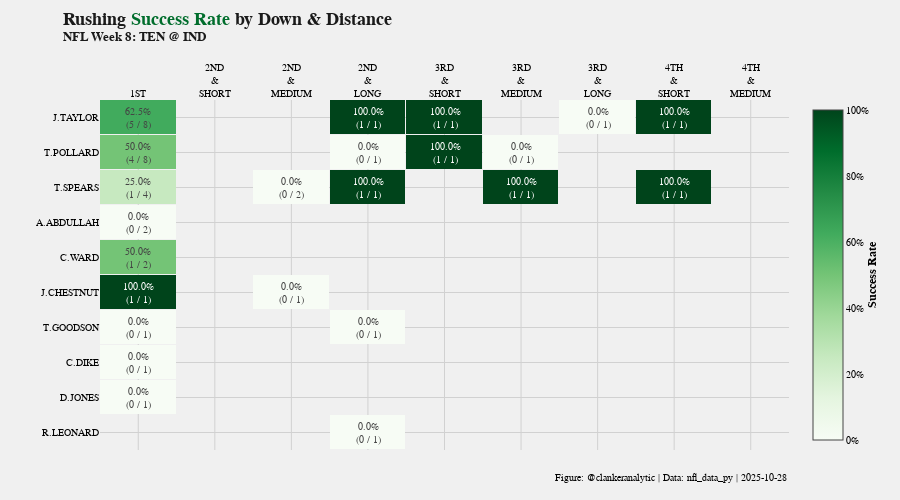

Notebook cell for this chart:
### Code cell
''' Rush by Down / Distance '''

MIN_ATTEMPTS = 2

## Group by down/distance
rusher_carries = run_data.groupby(['rusher_player_name', 'Down & Distance']).aggregate(
    Attempts=('rusher_player_name', 'size'),
    Successes=('Successful Play', 'sum'),
    player_id=('rusher_player_id', 'first'),
).reset_index()
rusher_carries['Success Rate'] = rusher_carries['Successes'] / rusher_carries['Attempts']

## Pivot
DOWNS = ['1st', '2nd & Short', '2nd & Medium', '2nd & Long', 
       '3rd & Short', '3rd & Medium', '3rd & Long', '4th & Short', '4th & Medium']
col_sort = pd.MultiIndex.from_product([DOWNS, ['Successes', 'Attempts', 'Success Rate']])

piv = rusher_carries.loc[(rusher_carries['Down & Distance'] != ''),:].pivot(
        index='rusher_player_name',
        columns=['Down & Distance'],
        values=['Attempts', 'Successes', 'Success Rate']
    )\
    .swaplevel(0, 1, axis=1).sort_index(axis=1).reset_index().set_index('rusher_player_name')\
    .reindex(columns=col_sort)

print(piv.to_string())

## Visualize Success Rate

# Filter to success rate
idx = pd.IndexSlice
sl = pd.DataFrame(piv.loc[:, idx[:, ('Success Rate')]])
sl.columns = sl.columns.get_level_values(0)

# Merge in total attempts
sl = sl.merge(
        by_player.reset_index().set_index('rusher_player_name')['Attempts'], 
        right_index=True,
        left_index=True,
        how='left'
    ).sort_values(by='Attempts', ascending=False)\
    .reset_index().set_index('rusher_player_name')
# piv = piv.set_index('rusher_player_name')
print(sl.to_string())

# Create annotations
annot_df = sl.copy() # Initialize with data, convert to string
for r in annot_df.index:
    print(r)
    for c in piv.columns.get_level_values(0).unique():
        attempts = piv.loc[r, (c, 'Attempts')]
        if pd.isna(attempts):
            annot_df.loc[r,c] = ''
        else:
            annot_df.loc[r, c] = f"{piv.loc[r, (c, 'Success Rate')]*100:,.1f}%<br>({piv.loc[r,(c, 'Successes')]:,.0f} / {attempts:,.0f})"

# print(annot_df.head().to_string())
# print(sl.head().to_string())
# print(sl.index)

# Heatmap

# fig = go.Figure()

cols = [col.replace(' ', '<br>') for col in sl.columns.get_level_values(0).drop('Attempts')]

fig = heat_map(
    x=cols,
    y=sl.index,
    z=sl.values.tolist(),
    text=annot_df.values.tolist(),
    title=f'Rushing <span style="color: #006D2C">Success Rate</span> by Down & Distance<br><sup>NFL Week {WEEK}: {AWAY_TEAM} @ {HOME_TEAM}</sup>',
    color_name='Success Rate'
)
fig.update_layout(
    margin=dict(t=100, l=100, r=100, b=50),
    width=900,
    height=500
)
fig.update_annotations(y=-.1)

# headshots = rusher_carries['Headshot'].tolist()
# n_players = len(headshots)
# for i in range(n_players):
#     response = requests.get(headshots[i])
#     headshot = Image.open(BytesIO(response.content))
#     fig.add_layout_image(
#         x=-.135,
#         # y=(1-(1/n_players))-((1/n_players)*i),
#         y=1.01-((1/n_players)*i),
#         sizex=1/n_players,
#         sizey=1/n_players,
#         xanchor='center',
#         yanchor='top',
#         xref='paper', 
#         yref='paper',
#         source=headshot,
#     )

fig.show()

# pio.write_image(fig, "Success Rate by Down & Distance - Colts vs. Rams.png", height=500, width=900, scale=6)

### Figure 1 — Plotly figure (JSON) as saved in the notebook; plotly's stock layout.template omitted (floating-point values rounded to 4 significant figures)
{"data": [{"colorbar": {"tickformat": "0.0%", "title": {"font": {"weight": "bold"}, "side": "right", "text": "Success Rate"}}, "colorscale": [[0, "rgb(247,252,245)"], [0.125, "rgb(229,245,224)"], [0.25, "rgb(199,233,192)"], [0.375, "rgb(161,217,155)"], [0.5, "rgb(116,196,118)"], [0.625, "rgb(65,171,93)"], [0.75, "rgb(35,139,69)"], [0.875, "rgb(0,109,44)"], [1, "rgb(0,68,27)"]], "text": [["62.5%<br>(5 / 8)", "", "", "100.0%<br>(1 / 1)", "100.0%<br>(1 / 1)", "", "0.0%<br>(0 / 1)", "100.0%<br>(1 / 1)", "", 12], ["50.0%<br>(4 / 8)", "", "", "0.0%<br>(0 / 1)", "100.0%<br>(1 / 1)", "0.0%<br>(0 / 1)", "", "", "", 11], ["25.0%<br>(1 / 4)", "", "0.0%<br>(0 / 2)", "100.0%<br>(1 / 1)", "", "100.0%<br>(1 / 1)", "", "100.0%<br>(1 / 1)", "", 9], ["0.0%<br>(0 / 2)", "", "", "", "", "", "", "", "", 2], ["50.0%<br>(1 / 2)", "", "", "", "", "", "", "", "", 2], ["100.0%<br>(1 / 1)", "", "0.0%<br>(0 / 1)", "", "", "", "", "", "", 2], ["0.0%<br>(0 / 1)", "", "", "0.0%<br>(0 / 1)", "", "", "", "", "", 2], ["0.0%<br>(0 / 1)", "", "", "", "", "", "", "", "", 1], ["0.0%<br>(0 / 1)", "", "", "", "", "", "", "", "", 1], ["", "", "", "0.0%<br>(0 / 1)", "", "", "", "", "", 1]], "textfont": {"size": 10}, "texttemplate": "%{text}", "type": "heatmap", "x": ["1st", "2nd<br>&<br>Short", "2nd<br>&<br>Medium", "2nd<br>&<br>Long", "3rd<br>&<br>Short", "3rd<br>&<br>Medium", "3rd<br>&<br>Long", "4th<br>&<br>Short", "4th<br>&<br>Medium"], "xgap": 1, "y": ["J.Taylor", "T.Pollard", "T.Spears", "A.Abdullah", "C.Ward", "J.Chestnut", "T.Goodson", "C.Dike", "D.Jones", "R.Leonard"], "ygap": 1, "z": [[0.625, null, null, 1, 1, null, 0, 1, null, 12], [0.5, null, null, 0, 1, 0, null, null, null, 11], [0.25, null, 0, 1, null, 1, null, 1, null, 9], [0, null, null, null, null, null, null, null, null, 2], [0.5, null, null, null, null, null, null, null, null, 2], [1, null, 0, null, null, null, null, null, null, 2], [0, null, null, 0, null, null, null, null, null, 2], [0, null, null, null, null, null, null, null, null, 1], [0, null, null, null, null, null, null, null, null, 1], [null, null, null, 0, null, null, null, null, null, 1]]}], "layout": {"annotations": [{"align": "left", "showarrow": false, "text": "Figure: @clankeranalytic | Data: nfl_data_py | 2025-10-28", "x": 1, "xref": "paper", "y": -0.1, "yref": "paper"}], "height": 500, "margin": {"b": 50, "l": 100, "r": 100, "t": 100}, "title": {"text": "Rushing <span style=\"color: #006D2C\">Success Rate</span> by Down & Distance<br><sup>NFL Week 8: TEN @ IND</sup>"}, "width": 900, "xaxis": {"side": "top", "tickfont": {"textcase": "upper"}}, "yaxis": {"autorange": "reversed", "categoryorder": "array", "tickfont": {"textcase": "upper"}, "tickformat": ".0%"}}}
